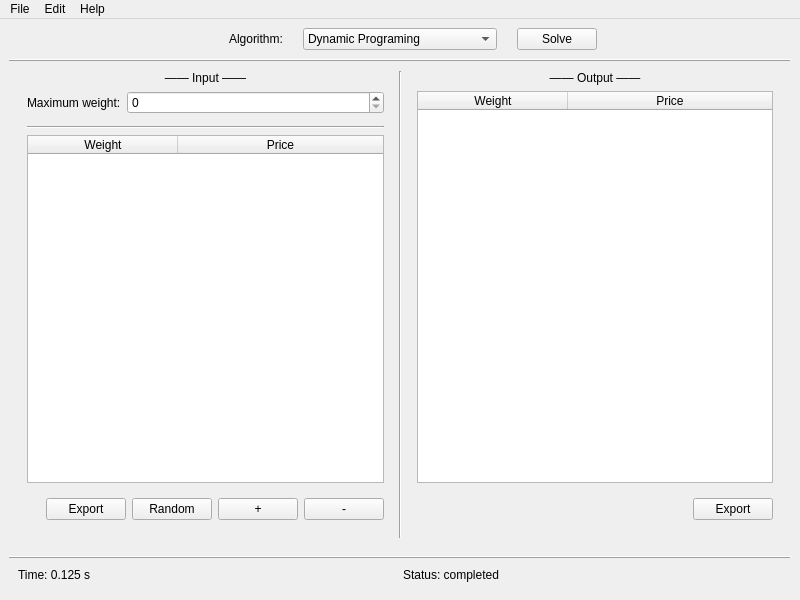
<?xml version="1.0" encoding="UTF-8"?>
<ui version="4.0">
 <author>Tra Nguyen Huu Nghia</author>
 <class>mainwindow</class>
 <widget class="QMainWindow" name="mainwindow">
  <property name="enabled">
   <bool>true</bool>
  </property>
  <property name="geometry">
   <rect>
    <x>0</x>
    <y>0</y>
    <width>800</width>
    <height>600</height>
   </rect>
  </property>
  <property name="minimumSize">
   <size>
    <width>800</width>
    <height>600</height>
   </size>
  </property>
  <property name="contextMenuPolicy">
   <enum>Qt::PreventContextMenu</enum>
  </property>
  <property name="windowTitle">
   <string>Knapsack Solving Tool</string>
  </property>
  <property name="windowIcon">
   <iconset resource="Resource/resource.qrc">
    <normaloff>:/Icon/icon.png</normaloff>:/Icon/icon.png</iconset>
  </property>
  <property name="dockNestingEnabled">
   <bool>true</bool>
  </property>
  <property name="dockOptions">
   <set>QMainWindow::AllowNestedDocks|QMainWindow::AllowTabbedDocks|QMainWindow::AnimatedDocks|QMainWindow::ForceTabbedDocks|QMainWindow::VerticalTabs</set>
  </property>
  <widget class="QWidget" name="centralwidget">
   <layout class="QVBoxLayout" name="verticalLayout" stretch="0,0,7,0,0">
    <property name="spacing">
     <number>9</number>
    </property>
    <item>
     <widget class="QWidget" name="wg_algorithm" native="true">
      <property name="enabled">
       <bool>true</bool>
      </property>
      <layout class="QHBoxLayout" name="horizontalLayout_4" stretch="0,0,0">
       <property name="spacing">
        <number>20</number>
       </property>
       <property name="leftMargin">
        <number>100</number>
       </property>
       <property name="topMargin">
        <number>0</number>
       </property>
       <property name="rightMargin">
        <number>100</number>
       </property>
       <property name="bottomMargin">
        <number>0</number>
       </property>
       <item alignment="Qt::AlignRight">
        <widget class="QLabel" name="lb_algorithm">
         <property name="enabled">
          <bool>true</bool>
         </property>
         <property name="text">
          <string>Algorithm:</string>
         </property>
        </widget>
       </item>
       <item>
        <widget class="QComboBox" name="cbb_algorithm">
         <property name="enabled">
          <bool>true</bool>
         </property>
         <item>
          <property name="text">
           <string>Dynamic Programing</string>
          </property>
         </item>
         <item>
          <property name="text">
           <string>Brute Force</string>
          </property>
         </item>
         <item>
          <property name="text">
           <string>Meet-in-the-middle</string>
          </property>
         </item>
         <item>
          <property name="text">
           <string>Brute Force with Memorization</string>
          </property>
         </item>
         <item>
          <property name="text">
           <string>Branch and Bound</string>
          </property>
         </item>
         <item>
          <property name="text">
           <string>Greedy</string>
          </property>
         </item>
         <item>
          <property name="text">
           <string>Genetic</string>
          </property>
         </item>
        </widget>
       </item>
       <item alignment="Qt::AlignLeft">
        <widget class="QPushButton" name="btn_solve">
         <property name="enabled">
          <bool>true</bool>
         </property>
         <property name="cursor">
          <cursorShape>PointingHandCursor</cursorShape>
         </property>
         <property name="styleSheet">
          <string notr="true">  QLabel { background-color: yellow }</string>
         </property>
         <property name="text">
          <string>Solve</string>
         </property>
        </widget>
       </item>
      </layout>
     </widget>
    </item>
    <item>
     <widget class="Line" name="line">
      <property name="frameShadow">
       <enum>QFrame::Raised</enum>
      </property>
      <property name="lineWidth">
       <number>1</number>
      </property>
      <property name="orientation">
       <enum>Qt::Horizontal</enum>
      </property>
     </widget>
    </item>
    <item>
     <widget class="QWidget" name="wg_inputOutput" native="true">
      <property name="enabled">
       <bool>true</bool>
      </property>
      <layout class="QHBoxLayout" name="horizontalLayout" stretch="1,0,1">
       <property name="topMargin">
        <number>0</number>
       </property>
       <item>
        <widget class="QWidget" name="wg_input" native="true">
         <property name="enabled">
          <bool>true</bool>
         </property>
         <layout class="QGridLayout" name="gridLayout">
          <property name="topMargin">
           <number>0</number>
          </property>
          <item row="3" column="0">
           <widget class="QWidget" name="wg_timeOut" native="true">
            <layout class="QHBoxLayout" name="horizontalLayout_7">
             <property name="leftMargin">
              <number>0</number>
             </property>
             <property name="topMargin">
              <number>0</number>
             </property>
             <property name="rightMargin">
              <number>0</number>
             </property>
             <property name="bottomMargin">
              <number>0</number>
             </property>
            </layout>
           </widget>
          </item>
          <item row="6" column="0" alignment="Qt::AlignRight|Qt::AlignVCenter">
           <widget class="QWidget" name="wg_buttonInput" native="true">
            <property name="enabled">
             <bool>true</bool>
            </property>
            <layout class="QHBoxLayout" name="horizontalLayout_2">
             <property name="leftMargin">
              <number>0</number>
             </property>
             <property name="rightMargin">
              <number>0</number>
             </property>
             <item>
              <widget class="QPushButton" name="btn_exportInput">
               <property name="cursor">
                <cursorShape>PointingHandCursor</cursorShape>
               </property>
               <property name="text">
                <string>Export</string>
               </property>
              </widget>
             </item>
             <item>
              <widget class="QPushButton" name="btn_randomInput">
               <property name="cursor">
                <cursorShape>PointingHandCursor</cursorShape>
               </property>
               <property name="text">
                <string>Random</string>
               </property>
              </widget>
             </item>
             <item>
              <widget class="QPushButton" name="btn_addInput">
               <property name="enabled">
                <bool>true</bool>
               </property>
               <property name="cursor">
                <cursorShape>PointingHandCursor</cursorShape>
               </property>
               <property name="text">
                <string>+</string>
               </property>
              </widget>
             </item>
             <item>
              <widget class="QPushButton" name="btn_deleteInput">
               <property name="enabled">
                <bool>true</bool>
               </property>
               <property name="cursor">
                <cursorShape>PointingHandCursor</cursorShape>
               </property>
               <property name="text">
                <string>-</string>
               </property>
              </widget>
             </item>
            </layout>
           </widget>
          </item>
          <item row="1" column="0">
           <widget class="QLabel" name="label">
            <property name="frameShadow">
             <enum>QFrame::Raised</enum>
            </property>
            <property name="text">
             <string>—— Input ——</string>
            </property>
            <property name="alignment">
             <set>Qt::AlignCenter</set>
            </property>
           </widget>
          </item>
          <item row="5" column="0">
           <widget class="QTableWidget" name="tb_input">
            <property name="enabled">
             <bool>true</bool>
            </property>
            <property name="alternatingRowColors">
             <bool>true</bool>
            </property>
            <property name="selectionBehavior">
             <enum>QAbstractItemView::SelectRows</enum>
            </property>
            <property name="gridStyle">
             <enum>Qt::DashLine</enum>
            </property>
            <property name="rowCount">
             <number>0</number>
            </property>
            <property name="columnCount">
             <number>2</number>
            </property>
            <attribute name="horizontalHeaderDefaultSectionSize">
             <number>150</number>
            </attribute>
            <attribute name="horizontalHeaderStretchLastSection">
             <bool>true</bool>
            </attribute>
            <column>
             <property name="text">
              <string>Weight</string>
             </property>
            </column>
            <column>
             <property name="text">
              <string>Price</string>
             </property>
            </column>
           </widget>
          </item>
          <item row="2" column="0">
           <widget class="QWidget" name="wg_maxWeight" native="true">
            <property name="enabled">
             <bool>true</bool>
            </property>
            <layout class="QHBoxLayout" name="horizontalLayout_6" stretch="0,1">
             <property name="leftMargin">
              <number>0</number>
             </property>
             <property name="topMargin">
              <number>0</number>
             </property>
             <property name="rightMargin">
              <number>0</number>
             </property>
             <property name="bottomMargin">
              <number>0</number>
             </property>
             <item>
              <widget class="QLabel" name="lb_maximumWeight">
               <property name="enabled">
                <bool>true</bool>
               </property>
               <property name="text">
                <string>Maximum weight:</string>
               </property>
              </widget>
             </item>
             <item>
              <widget class="QSpinBox" name="spb_maximumWeight">
               <property name="enabled">
                <bool>true</bool>
               </property>
               <property name="maximum">
                <number>100000</number>
               </property>
              </widget>
             </item>
            </layout>
           </widget>
          </item>
          <item row="4" column="0">
           <widget class="Line" name="line_4">
            <property name="orientation">
             <enum>Qt::Horizontal</enum>
            </property>
           </widget>
          </item>
         </layout>
        </widget>
       </item>
       <item>
        <widget class="Line" name="line_2">
         <property name="orientation">
          <enum>Qt::Vertical</enum>
         </property>
        </widget>
       </item>
       <item>
        <widget class="QWidget" name="wg_ouput" native="true">
         <property name="enabled">
          <bool>true</bool>
         </property>
         <layout class="QGridLayout" name="gridLayout_2">
          <property name="topMargin">
           <number>0</number>
          </property>
          <item row="2" column="0" alignment="Qt::AlignRight">
           <widget class="QWidget" name="wg_buttonOutput" native="true">
            <property name="enabled">
             <bool>true</bool>
            </property>
            <layout class="QHBoxLayout" name="horizontalLayout_3">
             <property name="leftMargin">
              <number>0</number>
             </property>
             <property name="rightMargin">
              <number>0</number>
             </property>
             <item>
              <widget class="QPushButton" name="btn_exportOutput">
               <property name="enabled">
                <bool>true</bool>
               </property>
               <property name="cursor">
                <cursorShape>PointingHandCursor</cursorShape>
               </property>
               <property name="text">
                <string>Export</string>
               </property>
              </widget>
             </item>
            </layout>
           </widget>
          </item>
          <item row="1" column="0">
           <widget class="QTableWidget" name="tb_output">
            <property name="enabled">
             <bool>true</bool>
            </property>
            <property name="editTriggers">
             <set>QAbstractItemView::NoEditTriggers</set>
            </property>
            <property name="alternatingRowColors">
             <bool>true</bool>
            </property>
            <property name="selectionBehavior">
             <enum>QAbstractItemView::SelectRows</enum>
            </property>
            <property name="gridStyle">
             <enum>Qt::DashLine</enum>
            </property>
            <property name="sortingEnabled">
             <bool>false</bool>
            </property>
            <property name="rowCount">
             <number>0</number>
            </property>
            <attribute name="horizontalHeaderDefaultSectionSize">
             <number>150</number>
            </attribute>
            <attribute name="horizontalHeaderStretchLastSection">
             <bool>true</bool>
            </attribute>
            <column>
             <property name="text">
              <string>Weight</string>
             </property>
            </column>
            <column>
             <property name="text">
              <string>Price</string>
             </property>
            </column>
           </widget>
          </item>
          <item row="0" column="0">
           <widget class="QLabel" name="label_2">
            <property name="text">
             <string>—— Output ——</string>
            </property>
            <property name="alignment">
             <set>Qt::AlignCenter</set>
            </property>
           </widget>
          </item>
         </layout>
        </widget>
       </item>
      </layout>
     </widget>
    </item>
    <item>
     <widget class="Line" name="line_3">
      <property name="frameShadow">
       <enum>QFrame::Raised</enum>
      </property>
      <property name="orientation">
       <enum>Qt::Horizontal</enum>
      </property>
     </widget>
    </item>
    <item>
     <widget class="QWidget" name="wg_timeSpace" native="true">
      <property name="enabled">
       <bool>true</bool>
      </property>
      <layout class="QHBoxLayout" name="horizontalLayout_5">
       <property name="topMargin">
        <number>0</number>
       </property>
       <item>
        <widget class="QLabel" name="lb_time">
         <property name="enabled">
          <bool>true</bool>
         </property>
         <property name="text">
          <string>Time: 0.125 s</string>
         </property>
        </widget>
       </item>
       <item>
        <widget class="QLabel" name="lb_status">
         <property name="enabled">
          <bool>true</bool>
         </property>
         <property name="text">
          <string>Status: completed</string>
         </property>
        </widget>
       </item>
      </layout>
     </widget>
    </item>
   </layout>
  </widget>
  <widget class="QMenuBar" name="menuBar">
   <property name="enabled">
    <bool>true</bool>
   </property>
   <property name="geometry">
    <rect>
     <x>0</x>
     <y>0</y>
     <width>800</width>
     <height>22</height>
    </rect>
   </property>
   <widget class="QMenu" name="menuFile">
    <property name="enabled">
     <bool>true</bool>
    </property>
    <property name="title">
     <string>File</string>
    </property>
    <addaction name="actionImportDataToExist"/>
    <addaction name="actionImportDataToNew"/>
    <addaction name="actionExportInput"/>
    <addaction name="actionExportOutput"/>
    <addaction name="actionExit"/>
   </widget>
   <widget class="QMenu" name="menuEdit">
    <property name="title">
     <string>Edit</string>
    </property>
    <addaction name="actionAddInput"/>
    <addaction name="actionDeleteSelectedInput"/>
    <addaction name="actionChangeMaximumWeight"/>
    <addaction name="actionChangeAlgorithm"/>
    <addaction name="actionSolve"/>
    <addaction name="actionRandom"/>
   </widget>
   <widget class="QMenu" name="menuHelp">
    <property name="title">
     <string>Help</string>
    </property>
    <addaction name="actionUserGuide"/>
    <addaction name="actionKnapsackReport"/>
   </widget>
   <addaction name="menuFile"/>
   <addaction name="menuEdit"/>
   <addaction name="menuHelp"/>
  </widget>
  <action name="actionImportDataToExist">
   <property name="checkable">
    <bool>false</bool>
   </property>
   <property name="enabled">
    <bool>true</bool>
   </property>
   <property name="text">
    <string>Import Data To Existed</string>
   </property>
   <property name="shortcut">
    <string>Ctrl+O</string>
   </property>
  </action>
  <action name="actionImportDataToNew">
   <property name="text">
    <string>Import Data To New</string>
   </property>
   <property name="shortcut">
    <string>Ctrl+N</string>
   </property>
  </action>
  <action name="actionExportInput">
   <property name="text">
    <string>Export Input</string>
   </property>
   <property name="shortcut">
    <string>Ctrl+Shift+S</string>
   </property>
  </action>
  <action name="actionExportOutput">
   <property name="text">
    <string>Export Output</string>
   </property>
   <property name="shortcut">
    <string>Ctrl+S</string>
   </property>
  </action>
  <action name="actionExit">
   <property name="text">
    <string>Exit</string>
   </property>
   <property name="shortcut">
    <string>Ctrl+Q</string>
   </property>
  </action>
  <action name="actionAddInput">
   <property name="text">
    <string>Add Input</string>
   </property>
   <property name="shortcut">
    <string>Ctrl+=</string>
   </property>
  </action>
  <action name="actionDeleteSelectedInput">
   <property name="text">
    <string>Delete Selected Input</string>
   </property>
   <property name="shortcut">
    <string>Ctrl+-</string>
   </property>
  </action>
  <action name="actionChangeMaximumWeight">
   <property name="text">
    <string>Change Maximum Weight</string>
   </property>
   <property name="shortcut">
    <string>Ctrl+M</string>
   </property>
  </action>
  <action name="actionSolve">
   <property name="text">
    <string>Solve</string>
   </property>
   <property name="shortcut">
    <string>Ctrl+L</string>
   </property>
  </action>
  <action name="actionChangeAlgorithm">
   <property name="text">
    <string>Change Algorithm</string>
   </property>
   <property name="shortcut">
    <string>Ctrl+K</string>
   </property>
  </action>
  <action name="actionRandom">
   <property name="text">
    <string>Random</string>
   </property>
   <property name="shortcut">
    <string>Ctrl+R</string>
   </property>
  </action>
  <action name="actionUserGuide">
   <property name="text">
    <string>User guide</string>
   </property>
   <property name="shortcut">
    <string>F1</string>
   </property>
  </action>
  <action name="actionKnapsackReport">
   <property name="text">
    <string>Knapsack report</string>
   </property>
   <property name="shortcut">
    <string>F2</string>
   </property>
  </action>
 </widget>
 <resources>
  <include location="Resource/resource.qrc"/>
 </resources>
 <connections/>
</ui>
